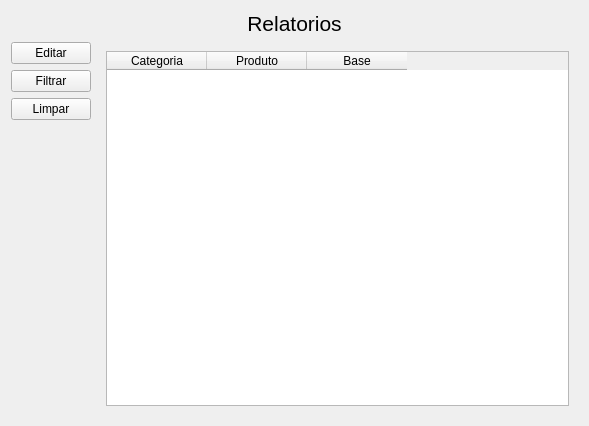
<?xml version="1.0" encoding="UTF-8"?>
<ui version="4.0">
 <class>Relatorios</class>
 <widget class="QWidget" name="Relatorios">
  <property name="geometry">
   <rect>
    <x>0</x>
    <y>0</y>
    <width>589</width>
    <height>426</height>
   </rect>
  </property>
  <property name="windowTitle">
   <string>Form</string>
  </property>
  <layout class="QGridLayout" name="gridLayout">
   <item row="0" column="0" colspan="2">
    <widget class="QLabel" name="text_relatorios">
     <property name="text">
      <string>&lt;html&gt;&lt;head/&gt;&lt;body&gt;&lt;p align=&quot;center&quot;&gt;&lt;span style=&quot; font-size:16pt;&quot;&gt;Relatorios&lt;/span&gt;&lt;/p&gt;&lt;/body&gt;&lt;/html&gt;</string>
     </property>
    </widget>
   </item>
   <item row="1" column="0">
    <layout class="QVBoxLayout" name="verticalLayout">
     <item>
      <widget class="QPushButton" name="pbEditar">
       <property name="text">
        <string>Editar</string>
       </property>
      </widget>
     </item>
     <item>
      <widget class="QPushButton" name="pbFiltrar">
       <property name="text">
        <string>Filtrar</string>
       </property>
      </widget>
     </item>
     <item>
      <widget class="QPushButton" name="pbLimpar">
       <property name="text">
        <string>Limpar</string>
       </property>
      </widget>
     </item>
     <item>
      <spacer name="verticalSpacer">
       <property name="orientation">
        <enum>Qt::Vertical</enum>
       </property>
       <property name="sizeHint" stdset="0">
        <size>
         <width>20</width>
         <height>40</height>
        </size>
       </property>
      </spacer>
     </item>
    </layout>
   </item>
   <item row="1" column="1">
    <widget class="QStackedWidget" name="stCadastro">
     <property name="currentIndex">
      <number>0</number>
     </property>
     <widget class="QWidget" name="page">
      <layout class="QGridLayout" name="gridLayout_2">
       <item row="0" column="0">
        <widget class="QTableWidget" name="tableWidget">
         <column>
          <property name="text">
           <string>Categoria</string>
          </property>
         </column>
         <column>
          <property name="text">
           <string>Produto</string>
          </property>
         </column>
         <column>
          <property name="text">
           <string>Base</string>
          </property>
         </column>
        </widget>
       </item>
      </layout>
     </widget>
    </widget>
   </item>
  </layout>
 </widget>
 <resources/>
 <connections/>
</ui>
